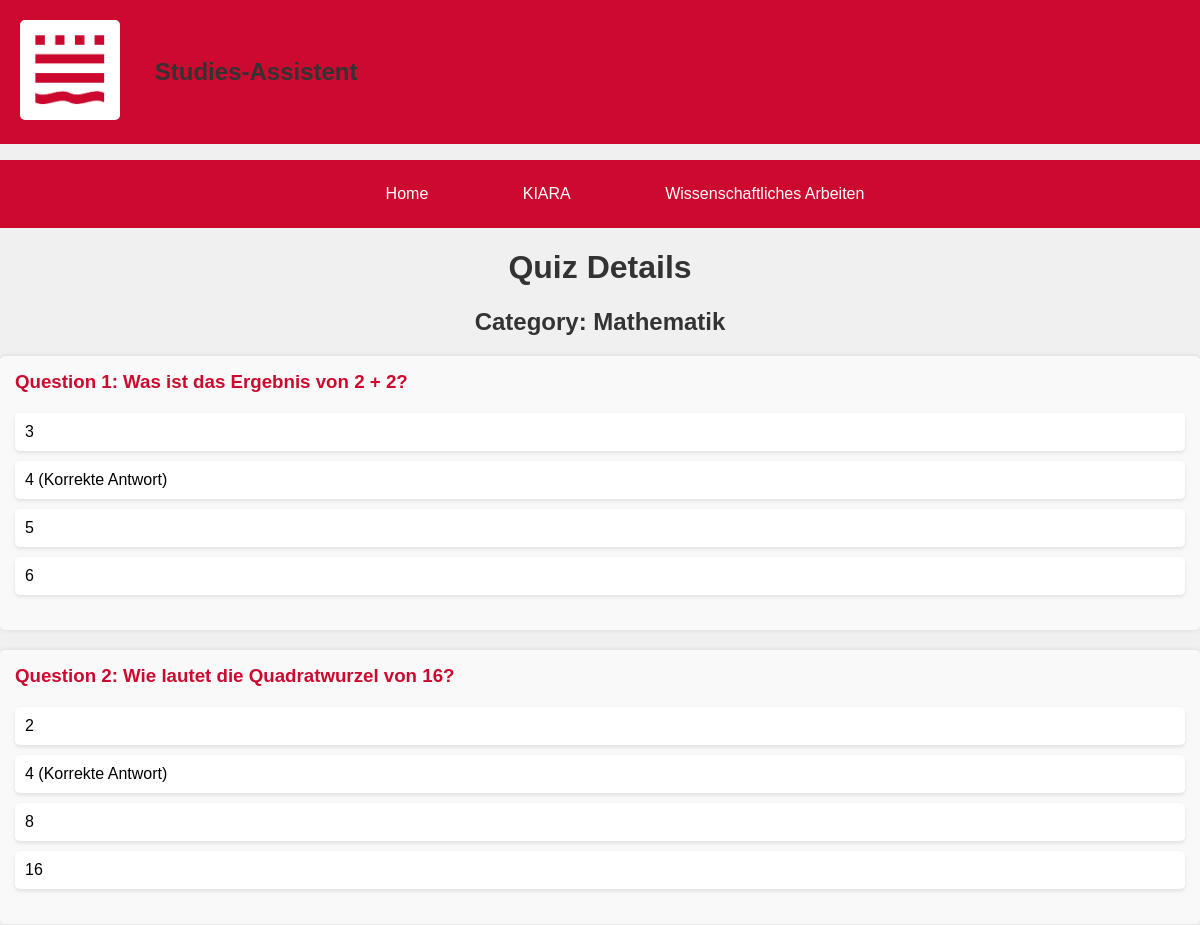
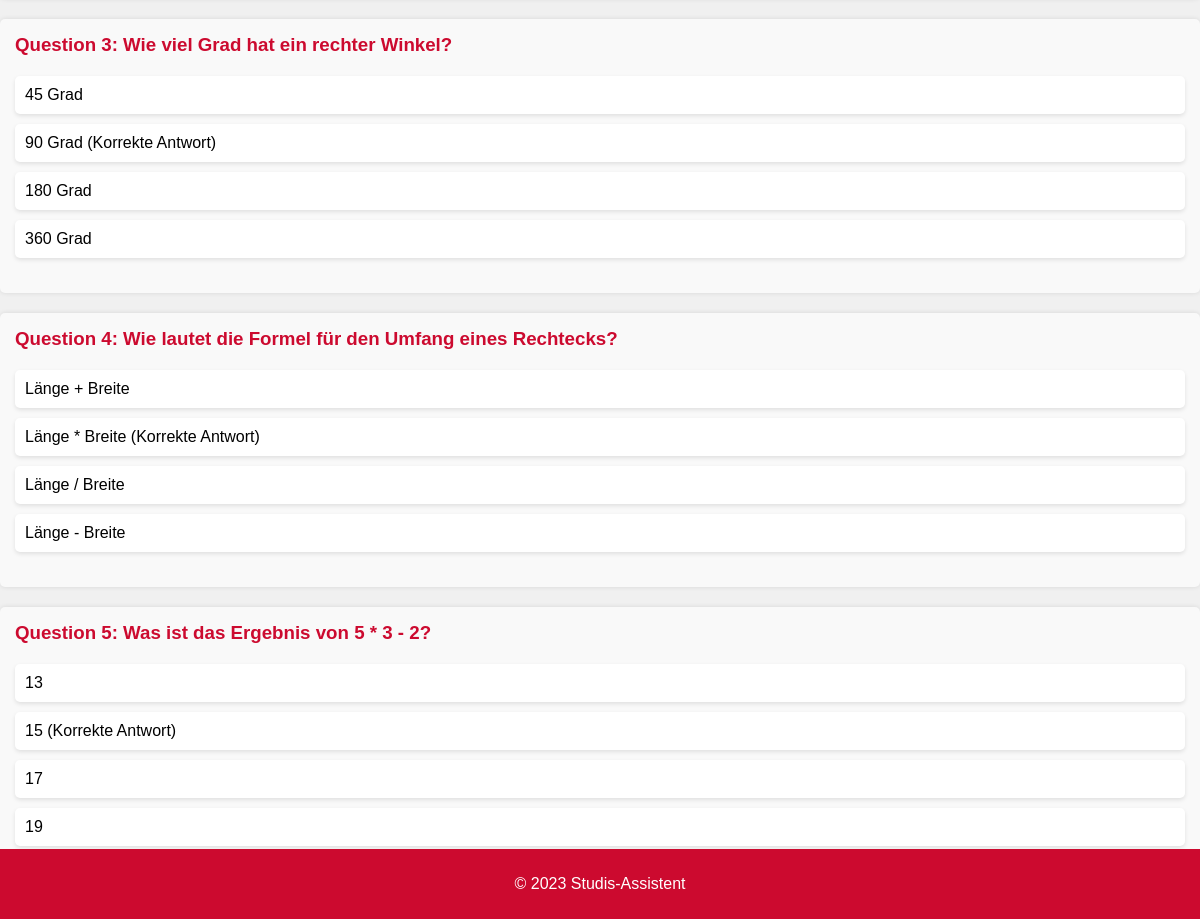
The app's page /view_quiz/93/ with its own data (2 pictures, top to bottom).
### quizzes/models.py (models this page shows, shortened)
class Quiz(models.Model):
    category = models.CharField(max_length=100)

class Question(models.Model):
    quiz = models.ForeignKey(Quiz, related_name='questions', on_delete=models.CASCADE)
    text = models.TextField()

class Option(models.Model):
    question = models.ForeignKey(Question, related_name='choices', on_delete=models.CASCADE)
    text = models.CharField(max_length=255)
    is_correct = models.BooleanField(default=False)

### quizzes/views.py (the view)
# urls.py: path('view_quiz/<int:quiz_id>/', views.view_quiz, name='view_quiz'),
def view_quiz(request, quiz_id):
    quiz = get_object_or_404(Quiz, pk=quiz_id)
    return render(request, 'quizzes/view_quiz.html', {'quiz': quiz})

### quizzes/templates/quizzes/view_quiz.html (shortened to what this page needs)
<!DOCTYPE html>
<html lang="en">
{% load static %}
<head>
    <link rel="stylesheet" href="{% static 'quizzes/css/styles.css' %}">
    <link rel="stylesheet" href="{% static 'quizzes/css/view_quiz.css' %}">
</head>
<body>
{% include 'quizzes/header.html' %}
{% include 'quizzes/navbar.html' %}
<h1>Quiz Details</h1>
<h2>Category: {{ quiz.category }}</h2>
{% for question in quiz.questions.all %}
<div class="question">
    <h3>Question {{ forloop.counter }}: {{ question.text }}</h3>
    <ul>
        {% for option in question.choices.all %}
        <li>{{ option.text }} {% if option.is_correct %}(Correct answer){% endif %}</li>
        {% endfor %}
    </ul>
</div>
{% endfor %}
<a href="{% url 'saved_quizzes' %}">Back to saved quizzes</a>
{% include 'quizzes/footer.html' %}
</body>
</html>

### quizzes/static/quizzes/css/styles.css (style rules this page uses)
body { margin: 0; padding: 0; font-family: Arial, sans-serif; background-color: #f0f0f0; }

### quizzes/static/quizzes/css/view_quiz.css (style rules this page uses)
h1, h2 { text-align: center; color: #333; }
.question { background-color: #f9f9f9; padding: 15px; margin-bottom: 20px; border-radius: 5px; box-shadow: 0 0 5px rgba(0, 0, 0, 0.1); }
.question h3 { margin-top: 0; color: #CC0A2F; }
.question ul { list-style-type: none; padding: 0; margin: 20px 0; }
.question li { background-color: #fff; margin: 10px 0; padding: 10px; border-radius: 5px; box-shadow: 0 2px 4px rgba(0, 0, 0, 0.1); }

### records on screen
Quiz: category "Mathematik"
Question: text "Was ist das Ergebnis von 2 + 2?"
Option: text "3"
Option: text "4 (Korrekte Antwort)"
Option: text "5"
Option: text "6"
Question: text "Wie lautet die Quadratwurzel von 16?"
Option: text "2"
Option: text "4 (Korrekte Antwort)"
Option: text "8"
Option: text "16"
Question: text "Wie viel Grad hat ein rechter Winkel?"
Option: text "45 Grad"
Option: text "90 Grad (Korrekte Antwort)"
Option: text "180 Grad"
Option: text "360 Grad"
Question: text "Wie lautet die Formel für den Umfang eines Rechtecks?"
Option: text "Länge + Breite"
Option: text "Länge * Breite (Korrekte Antwort)"
Option: text "Länge / Breite"
Option: text "Länge - Breite"
Question: text "Was ist das Ergebnis von 5 * 3 - 2?"
Option: text "13"
Option: text "15 (Korrekte Antwort)"
Option: text "17"
Option: text "19"
